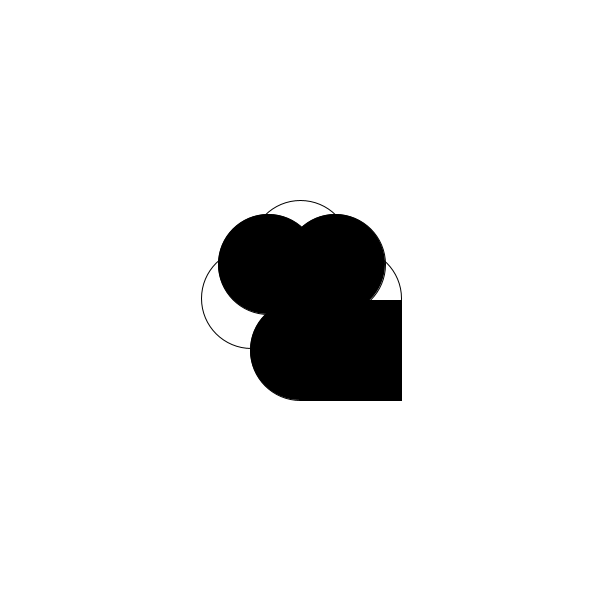
Frame 1 (no input)
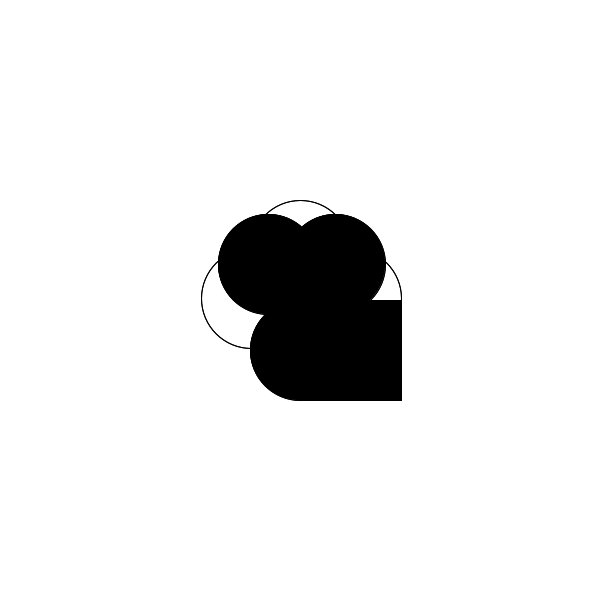
Frame 2 (the mouse pressed at the canvas centre, redrawn once)

The Processing sketch that drew these frames (run headless with seeded random() and noise(); the mouse was pressed at the canvas centre and the sketch redrawn once):

// Processing sketch: processing_85544
// ── processing_85544.pde

  void setup () 
{
  size(600,600);
  //Fond blanc
  background(255); 
  smooth();
}

void draw()
{
  //Je créer une ellipse non remplie. (ellipse en haut)
  noFill();
  ellipse(300,250,100,100);
  //Je créer trois autres ellipses de la même taille. DUPLICATION/JUXTAPOSITION
 fill(0);
  //(Ellipse en bas) 
  ellipse(300,350,100,100);
 noFill(); 
  //Ellipse à gauche) 
  ellipse(251,298,100,100);
  //(Ellipse à droite)
  ellipse(351,298,100,100);
  
  //Nouvelle série de quatre ellipses de la même taille. JUXTAPOSITION
  //Ellipse en haut à gauche
  fill(0);
  ellipse(335,264,100,100);
  //Ellipse en haut à gauche
  ellipse(268,264,100,100);
  
  //J'ajoute un rectangle noir pour créer une continuité
  rect(301,300,100,100);
  
  noLoop();
}
